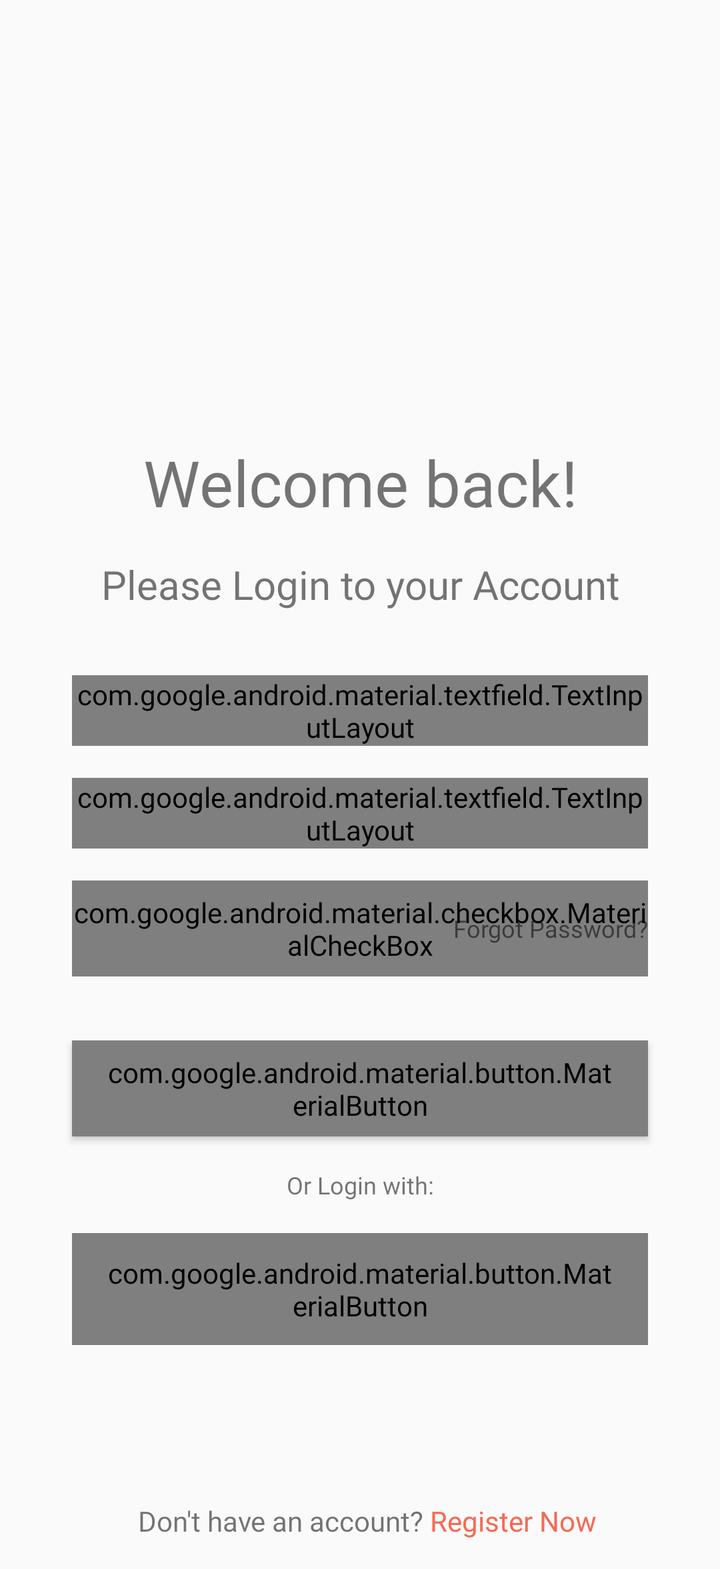
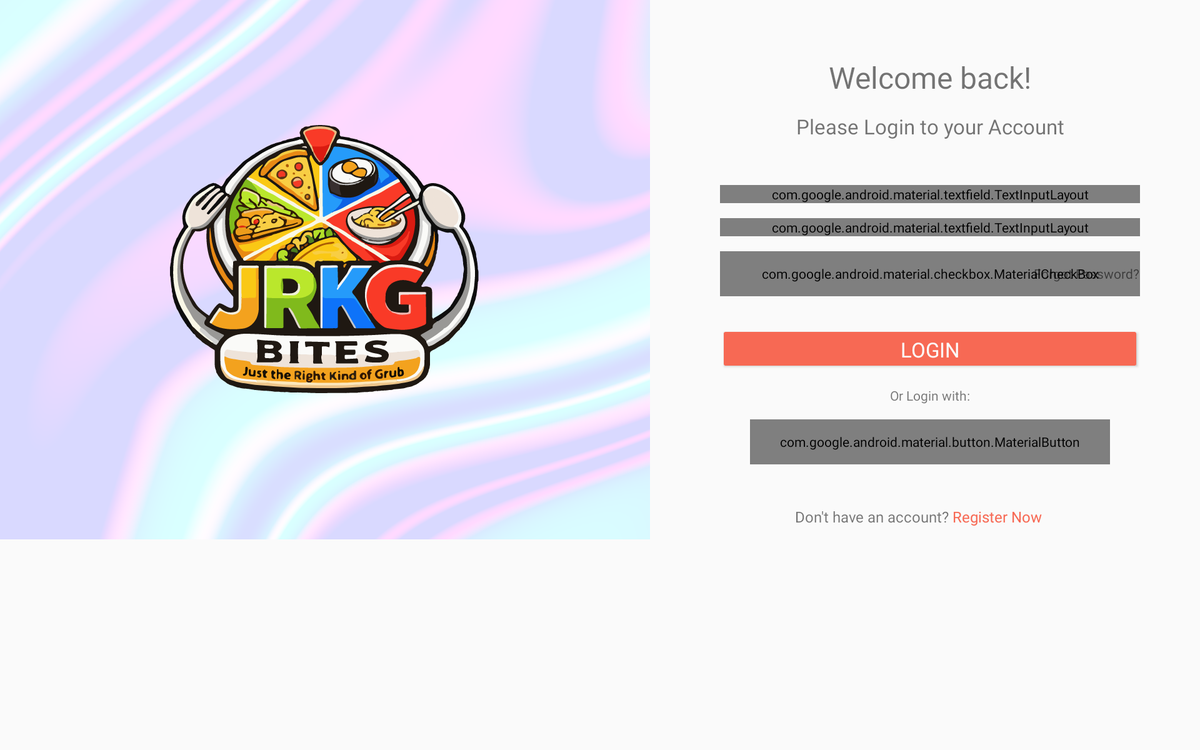

The same Android screen from two of the app's own layout files: first res/layout/ as a phone draws it, then the repository's variant for another configuration, drawn on a device whose configuration selects that folder. Both files follow.
<!-- AndroidManifest.xml: application theme Theme.JRKGBites -->
<!-- res/layout/fragment_login.xml -->
<?xml version="1.0" encoding="utf-8"?>
<ScrollView
    xmlns:android="http://schemas.android.com/apk/res/android"
    android:layout_width="match_parent"
    android:layout_height="match_parent">

<androidx.constraintlayout.widget.ConstraintLayout
    android:layout_width="match_parent"
    android:layout_height="wrap_content"
    xmlns:app="http://schemas.android.com/apk/res-auto"
    android:id="@+id/login">

    <androidx.constraintlayout.widget.Guideline
        android:id="@+id/guide_top"
        android:layout_width="wrap_content"
        android:layout_height="wrap_content"
        android:orientation="horizontal"
        app:layout_constraintGuide_percent="0.05" />

    <androidx.constraintlayout.widget.Guideline
        android:id="@+id/guide_start"
        android:layout_width="wrap_content"
        android:layout_height="wrap_content"
        android:orientation="vertical"
        app:layout_constraintGuide_percent="0.1" />

    <androidx.constraintlayout.widget.Guideline
        android:id="@+id/guide_end"
        android:layout_width="wrap_content"
        android:layout_height="wrap_content"
        android:orientation="vertical"
        app:layout_constraintGuide_percent="0.9" />

    <ImageView
        android:contentDescription="@string/imgDesc_Jrkgbites_logo"
        android:id="@+id/imgLogo"
        android:layout_width="200dp"
        android:layout_height="200dp"
        android:layout_marginTop="0dp"
        android:scaleType="centerCrop"
        android:src="@drawable/official_jrkgbites_nobg"
        app:layout_constraintEnd_toEndOf="@id/guide_end"
        app:layout_constraintStart_toStartOf="@id/guide_start"
        app:layout_constraintTop_toTopOf="@id/guide_top" />

    <TextView
        android:id="@+id/txtWelcomeDisplay"
        android:layout_width="match_parent"
        android:layout_height="wrap_content"
        app:layout_constraintTop_toBottomOf="@id/imgLogo"
        android:layout_marginTop="-20dp"
        android:textAlignment="center"
        android:textSize="@dimen/txt_display"
        android:text="@string/display_Login"
        >
    </TextView>

    <TextView
        android:id="@+id/txtLoginHeader"
        android:layout_width="match_parent"
        android:layout_height="wrap_content"
        app:layout_constraintTop_toBottomOf="@id/txtWelcomeDisplay"
        android:layout_marginTop="@dimen/spacing_standard"
        android:textAlignment="center"
        android:textSize="@dimen/txt_headline"
        android:text="@string/header_Login"
        >
    </TextView>

    <com.google.android.material.textfield.TextInputLayout
        android:id="@+id/tilEmail"
        android:layout_width="0dp"
        android:layout_height="wrap_content"
        android:layout_marginTop="@dimen/spacing_large"
        style="@style/InputRounded"
        app:layout_constraintTop_toBottomOf="@id/txtLoginHeader"
        app:layout_constraintStart_toStartOf="@id/guide_start"
        app:layout_constraintEnd_toEndOf="@id/guide_end">

        <com.google.android.material.textfield.TextInputEditText
            android:id="@+id/etEmail"
            android:layout_width="match_parent"
            android:layout_height="wrap_content"
            android:hint="@string/etHint_Email"
            android:textSize="@dimen/txt_subheading"
            android:inputType="textEmailAddress" />

    </com.google.android.material.textfield.TextInputLayout>


    <com.google.android.material.textfield.TextInputLayout
        android:id="@+id/tilPassword"
        android:layout_width="0dp"
        android:layout_height="wrap_content"
        android:layout_marginTop="@dimen/spacing_standard"
        style="@style/InputRounded"
        app:passwordToggleEnabled="true"
        app:layout_constraintTop_toBottomOf="@id/tilEmail"
        app:layout_constraintStart_toStartOf="@id/guide_start"
        app:layout_constraintEnd_toEndOf="@id/guide_end">

        <com.google.android.material.textfield.TextInputEditText
            android:id="@+id/etPassword"
            android:layout_width="match_parent"
            android:layout_height="wrap_content"
            android:hint="@string/etHint_Password"
            android:inputType="textPassword"
            android:textSize="@dimen/txt_subheading" />

    </com.google.android.material.textfield.TextInputLayout>

    <com.google.android.material.checkbox.MaterialCheckBox
        android:id="@+id/checkboxKeepMeLoggedIn"
        android:layout_width="0dp"
        android:layout_height="@dimen/touchtarget_min"
        android:gravity="center_vertical"
        app:layout_constraintTop_toBottomOf="@id/tilPassword"
        app:layout_constraintStart_toStartOf="@id/guide_start"
        app:layout_constraintEnd_toEndOf="@id/guide_end"
        style="@style/CheckBoxPrimary"
        android:layout_marginTop="@dimen/spacing_standard"
        android:textSize="@dimen/txt_label"
        android:text="@string/checkboxLabel_AutoLogin">

    </com.google.android.material.checkbox.MaterialCheckBox>

    <TextView
        android:id="@+id/txtForgotPassword"
        android:layout_width="0dp"
        android:layout_height="@dimen/touchtarget_min"
        android:gravity="center_vertical"
        app:layout_constraintTop_toBottomOf="@id/tilPassword"
        app:layout_constraintEnd_toEndOf="@id/guide_end"
        android:text="@string/linkLabel_ForgotPassword"
        android:layout_marginTop="@dimen/spacing_standard"
        android:textSize="@dimen/txt_label"/>


    <com.google.android.material.button.MaterialButton
        android:id="@+id/btnLogin"
        style="@style/ButtonPrimary"
        android:layout_width="0dp"
        android:text="@string/btnLabel_Login"
        android:layout_marginTop="@dimen/spacing_large"
        app:layout_constraintTop_toBottomOf="@id/txtForgotPassword"
        app:layout_constraintStart_toStartOf="@id/guide_start"
        app:layout_constraintEnd_toEndOf="@id/guide_end" />

    <TextView
        android:id="@+id/txtAltLogin"
        android:layout_width="match_parent"
        android:layout_height="wrap_content"
        app:layout_constraintTop_toBottomOf="@id/btnLogin"
        android:text="@string/lbl_AltLogin"
        android:textAlignment="center"
        android:layout_marginTop="@dimen/spacing_standard"
        android:textSize="@dimen/txt_label"/>

    <com.google.android.material.button.MaterialButton
        android:id="@+id/btnBioAuth"
        style="@style/ButtonOutlined"
        app:icon="@drawable/fingerprint_dialog_fp_icon"
        app:iconTint="@color/dark"
        android:layout_width="0dp"
        android:layout_height="@dimen/button_height"
        android:layout_marginTop="@dimen/spacing_standard"
        android:text="@string/btnLabel_BioAuth"
        app:layout_constraintTop_toBottomOf="@id/txtAltLogin"
        app:layout_constraintStart_toStartOf="@id/guide_start"
        app:layout_constraintEnd_toEndOf="@id/guide_end" />

    <TextView
        android:id="@+id/txtBeforeGotoRegister"
        android:layout_width="0dp"
        android:layout_height="@dimen/touchtarget_min"
        app:layout_constraintBottom_toBottomOf="@id/txtGotoRegister"
        app:layout_constraintStart_toStartOf="parent"
        app:layout_constraintEnd_toStartOf="@id/txtGotoRegister"
        android:text="@string/lbl_BeforeGoToRegister"
        android:gravity="center_vertical|end"
        android:textSize="@dimen/txt_body"/>

    <TextView
        android:id="@+id/txtGotoRegister"
        android:layout_width="wrap_content"
        android:layout_height="@dimen/touchtarget_min"
        app:layout_constraintTop_toBottomOf="@id/btnBioAuth"
        app:layout_constraintStart_toStartOf="parent"
        app:layout_constraintEnd_toEndOf="parent"
        android:text="@string/linkLabel_GoToRegister"
        android:textColor="@color/primary"
        android:gravity="center_vertical"
        android:layout_marginBottom="@dimen/spacing_large"
        android:layout_marginEnd="-150dp"
        android:layout_marginTop="@dimen/spacing_huge"
        android:textSize="@dimen/txt_body"/>

</androidx.constraintlayout.widget.ConstraintLayout>

</ScrollView>
<!-- resources referenced by this layout -->
<resources>
  <color name="dark">#503730</color>
  <color name="primary">#F76954</color>
  <dimen name="button_height">56dp</dimen>
  <dimen name="spacing_huge">64dp</dimen>
  <dimen name="spacing_large">32dp</dimen>
  <dimen name="spacing_standard">16dp</dimen>
  <dimen name="touchtarget_min">48dp</dimen>
  <dimen name="txt_body">14sp</dimen>
  <dimen name="txt_display">32sp</dimen>
  <dimen name="txt_headline">20sp</dimen>
  <dimen name="txt_label">12sp</dimen>
  <dimen name="txt_subheading">16sp</dimen>
  <string name="btnLabel_BioAuth">"   Biometric Authentication"</string>
  <string name="btnLabel_Login">Login</string>
  <string name="checkboxLabel_AutoLogin">Keep me logged in</string>
  <string name="display_Login">Welcome back!</string>
  <string name="etHint_Email">Email</string>
  <string name="etHint_Password">Password</string>
  <string name="header_Login">Please Login to your Account</string>
  <string name="imgDesc_Jrkgbites_logo">JRKGbites logo</string>
  <string name="lbl_AltLogin">Or Login with:</string>
  <string name="lbl_BeforeGoToRegister">Don\'t have an account?</string>
  <string name="linkLabel_ForgotPassword">Forgot Password?</string>
  <string name="linkLabel_GoToRegister">" Register Now"</string>
  <style name="ButtonOutlined" parent="Widget.MaterialComponents.Button.OutlinedButton">
          <item name="strokeColor">@color/primary</item>
          <item name="strokeWidth">2dp</item>
          <item name="cornerRadius">12dp</item>
          <item name="android:textColor">@color/dark_grey</item>
      </style>
  <style name="ButtonPrimary" parent="Widget.MaterialComponents.Button">
          <item name="android:layout_height">@dimen/touchtarget_min</item>
          <item name="android:insetTop">0dp</item>
          <item name="android:insetBottom">0dp</item>
          <item name="backgroundTint">@color/primary</item>
          <item name="android:textColor">@color/light</item>
          <item name="android:textSize">@dimen/txt_headline</item>
          <item name="cornerRadius">8dp</item>
          <item name="rippleColor">@color/white</item>
      </style>
  <style name="CheckBoxPrimary" parent="Widget.MaterialComponents.CompoundButton.CheckBox">
          <item name="android:buttonTint">@color/primary</item>
      </style>
  <style name="InputRounded" parent="Widget.MaterialComponents.TextInputLayout.OutlinedBox">
          <item name="boxCornerRadiusBottomEnd">12dp</item>
          <item name="boxCornerRadiusBottomStart">12dp</item>
          <item name="boxCornerRadiusTopEnd">12dp</item>
          <item name="boxCornerRadiusTopStart">12dp</item>
  
          <item name="boxStrokeColor">@color/dark_grey</item>
          <item name="boxStrokeWidth">1dp</item>
          <item name="boxStrokeWidthFocused">2dp</item>
  
          <item name="android:layout_height">@dimen/touchtarget_min</item>
  
          <item name="hintTextColor">@color/dark_grey</item>
          <item name="android:textColorHint">@color/dark_grey</item>
      </style>
  <style name="Theme.JRKGBites" parent="android:Theme.Material.Light.NoActionBar">
          <item name="android:fontFamily">@font/nunitosans_regular</item>
          <item name="fontFamily">@font/nunitosans_regular</item>
      </style>
  <color name="light">#FCFBFB</color>
  <color name="white">#FFFFFFFF</color>
</resources>
<!-- res/layout-sw720dp-land/fragment_login.xml (the repository's variant of the layout above) -->
<!-- drawn on a large tablet held sideways -->
<?xml version="1.0" encoding="utf-8"?>
<ScrollView
    xmlns:android="http://schemas.android.com/apk/res/android"
    android:layout_width="match_parent"
    android:layout_height="match_parent">

<androidx.constraintlayout.widget.ConstraintLayout
    android:layout_width="match_parent"
    android:layout_height="wrap_content"
    xmlns:app="http://schemas.android.com/apk/res-auto"
    android:id="@+id/login">

    <androidx.constraintlayout.widget.Guideline
        android:id="@+id/guide_top"
        android:layout_width="wrap_content"
        android:layout_height="wrap_content"
        android:orientation="horizontal"
        app:layout_constraintGuide_percent="0.05" />

    <androidx.constraintlayout.widget.Guideline
        android:id="@+id/guide_start"
        android:layout_width="wrap_content"
        android:layout_height="wrap_content"
        android:orientation="vertical"
        app:layout_constraintGuide_percent="0.60" />

    <androidx.constraintlayout.widget.Guideline
        android:id="@+id/guide_end"
        android:layout_width="wrap_content"
        android:layout_height="wrap_content"
        android:orientation="vertical"
        app:layout_constraintGuide_percent="0.95" />

    <androidx.constraintlayout.widget.Guideline
        android:id="@+id/guide_horizontalMid"
        android:layout_width="wrap_content"
        android:layout_height="wrap_content"
        android:orientation="horizontal"
        app:layout_constraintGuide_percent="0.5" />

    <ImageView
        android:contentDescription="@string/imgDesc_LoginLandBg"
        android:id="@+id/imgLogoBg"
        android:layout_width="0dp"
        android:layout_height="0dp"
        app:layout_constraintWidth_percent="0.6"
        app:layout_constraintHeight_percent="1"
        android:layout_marginEnd="150dp"
        android:scaleType="centerCrop"
        android:src="@drawable/holographic"
        app:layout_constraintEnd_toEndOf="@id/guide_start"
        app:layout_constraintStart_toStartOf="parent"
        app:layout_constraintTop_toTopOf="@id/guide_horizontalMid"
        app:layout_constraintBottom_toBottomOf="@id/guide_horizontalMid"/>
    

    <ImageView
        android:contentDescription="@string/imgDesc_Jrkgbites_logo"
        android:id="@+id/imgLogo"
        android:layout_width="0dp"
        android:layout_height="500dp"
        app:layout_constraintWidth_percent="0.3"
        app:layout_constraintHeight_percent="0.5"
        android:scaleType="centerCrop"
        android:src="@drawable/jrkg_logo_svg"
        app:layout_constraintEnd_toEndOf="@id/imgLogoBg"
        app:layout_constraintStart_toStartOf="parent"
        app:layout_constraintTop_toTopOf="@id/guide_horizontalMid"
        app:layout_constraintBottom_toBottomOf="@id/guide_horizontalMid"/>

    <TextView
        android:id="@+id/txtWelcomeDisplay"
        android:layout_width="0dp"
        android:layout_height="wrap_content"
        app:layout_constraintTop_toBottomOf="@id/guide_top"
        app:layout_constraintStart_toStartOf="@id/guide_start"
        app:layout_constraintEnd_toEndOf="@id/guide_end"
        android:layout_marginTop="@dimen/spacing_large"
        android:textAlignment="center"
        android:textSize="@dimen/txt_display"
        android:text="@string/display_Login"
        >
    </TextView>

    <TextView
        android:id="@+id/txtLoginHeader"
        android:layout_width="0dp"
        android:layout_height="wrap_content"
        app:layout_constraintStart_toStartOf="@id/guide_start"
        app:layout_constraintEnd_toEndOf="@id/guide_end"
        app:layout_constraintTop_toBottomOf="@id/txtWelcomeDisplay"
        android:layout_marginTop="@dimen/spacing_standard"
        android:textAlignment="center"
        android:textSize="@dimen/txt_headline"
        android:text="@string/header_Login"
        >
    </TextView>

    <com.google.android.material.textfield.TextInputLayout
        android:id="@+id/tilEmail"
        android:layout_width="0dp"
        android:layout_height="wrap_content"
        android:layout_marginTop="@dimen/spacing_huge"
        style="@style/InputRounded"
        app:layout_constraintTop_toBottomOf="@id/txtLoginHeader"
        app:layout_constraintStart_toStartOf="@id/guide_start"
        app:layout_constraintEnd_toEndOf="@id/guide_end">

        <com.google.android.material.textfield.TextInputEditText
            android:id="@+id/etEmail"
            android:layout_width="match_parent"
            android:layout_height="wrap_content"
            android:hint="@string/etHint_Email"
            android:textSize="@dimen/txt_subheading"
            android:inputType="textEmailAddress" />

    </com.google.android.material.textfield.TextInputLayout>


    <com.google.android.material.textfield.TextInputLayout
        android:id="@+id/tilPassword"
        android:layout_width="0dp"
        android:layout_height="wrap_content"
        android:layout_marginTop="@dimen/spacing_standard"
        style="@style/InputRounded"
        app:passwordToggleEnabled="true"
        app:layout_constraintTop_toBottomOf="@id/tilEmail"
        app:layout_constraintStart_toStartOf="@id/guide_start"
        app:layout_constraintEnd_toEndOf="@id/guide_end">

        <com.google.android.material.textfield.TextInputEditText
            android:id="@+id/etPassword"
            android:layout_width="match_parent"
            android:layout_height="wrap_content"
            android:hint="@string/etHint_Password"
            android:inputType="textPassword"
            android:textSize="@dimen/txt_subheading" />

    </com.google.android.material.textfield.TextInputLayout>

    <com.google.android.material.checkbox.MaterialCheckBox
        android:id="@+id/checkboxKeepMeLoggedIn"
        android:layout_width="0dp"
        android:layout_height="@dimen/touchtarget_min"
        android:gravity="center_vertical"
        app:layout_constraintTop_toBottomOf="@id/tilPassword"
        app:layout_constraintStart_toStartOf="@id/guide_start"
        app:layout_constraintEnd_toEndOf="@id/guide_end"
        style="@style/CheckBoxPrimary"
        android:layout_marginTop="@dimen/spacing_standard"
        android:textSize="@dimen/txt_label"
        android:text="@string/checkboxLabel_AutoLogin">
    </com.google.android.material.checkbox.MaterialCheckBox>

    <TextView
        android:id="@+id/txtForgotPassword"
        android:layout_width="0dp"
        android:layout_height="@dimen/touchtarget_min"
        android:gravity="center_vertical"
        app:layout_constraintTop_toBottomOf="@id/tilPassword"
        app:layout_constraintEnd_toEndOf="@id/guide_end"
        android:text="@string/linkLabel_ForgotPassword"
        android:layout_marginTop="@dimen/spacing_standard"
        android:textSize="@dimen/txt_label"/>


    <Button
        android:id="@+id/btnLogin"
        android:layout_width="0dp"
        android:layout_height="@dimen/button_height"
        android:text="@string/btnLabel_Login"
        android:textSize="@dimen/txt_headline"
        app:layout_constraintTop_toBottomOf="@id/txtForgotPassword"
        app:layout_constraintStart_toStartOf="@id/guide_start"
        app:layout_constraintEnd_toEndOf="@id/guide_end"
        android:layout_marginTop="@dimen/spacing_large"
        android:backgroundTint="@color/primary"
        android:textColor="@color/light" />

    <TextView
        android:id="@+id/txtAltLogin"
        android:layout_width="0dp"
        android:layout_height="wrap_content"
        app:layout_constraintStart_toStartOf="@id/guide_start"
        app:layout_constraintEnd_toEndOf="@id/guide_end"
        app:layout_constraintTop_toBottomOf="@id/btnLogin"
        android:text="@string/lbl_AltLogin"
        android:textAlignment="center"
        android:layout_marginTop="@dimen/spacing_standard"
        android:textSize="@dimen/txt_label"/>

    <com.google.android.material.button.MaterialButton
        android:id="@+id/btnBioAuth"
        style="@style/ButtonOutlined"
        app:icon="@drawable/fingerprint_dialog_fp_icon"
        app:iconTint="@color/dark"
        app:iconGravity="textStart"
        android:layout_width="0dp"
        android:layout_height="@dimen/button_height"
        android:layout_marginTop="@dimen/spacing_standard"
        android:layout_marginHorizontal="@dimen/spacing_large"
        android:text="@string/btnLabel_BioAuth"
        app:layout_constraintTop_toBottomOf="@id/txtAltLogin"
        app:layout_constraintStart_toStartOf="@id/guide_start"
        app:layout_constraintEnd_toEndOf="@id/guide_end" />

    <TextView
        android:id="@+id/txtBeforeGotoRegister"
        android:layout_width="0dp"
        android:layout_height="@dimen/touchtarget_min"
        app:layout_constraintBottom_toBottomOf="@id/txtGotoRegister"
        app:layout_constraintStart_toStartOf="@id/guide_start"
        app:layout_constraintEnd_toStartOf="@id/txtGotoRegister"
        android:text="@string/lbl_BeforeGoToRegister"
        android:gravity="center_vertical|end"
        android:textSize="@dimen/txt_body"/>

    <TextView
        android:id="@+id/txtGotoRegister"
        android:layout_width="wrap_content"
        android:layout_height="@dimen/touchtarget_min"
        app:layout_constraintTop_toBottomOf="@id/btnBioAuth"
        app:layout_constraintStart_toStartOf="@id/guide_start"
        app:layout_constraintEnd_toEndOf="@id/guide_end"
        android:text="@string/linkLabel_GoToRegister"
        android:textColor="@color/primary"
        android:gravity="center_vertical"
        android:layout_marginTop="@dimen/spacing_large"
        android:layout_marginEnd="-140dp"
        android:textSize="@dimen/txt_body"/>

</androidx.constraintlayout.widget.ConstraintLayout>

</ScrollView>
<!-- resources referenced by the variant -->
<!-- as a large tablet held sideways resolves them -->
<resources>
  <color name="dark">#503730</color>
  <color name="light">#FCFBFB</color>
  <color name="primary">#F76954</color>
  <!-- from res/values-sw600dp/ -->
  <dimen name="button_height">48dp</dimen>
  <!-- from res/values-sw600dp/ -->
  <dimen name="spacing_huge">48dp</dimen>
  <!-- from res/values-sw600dp/ -->
  <dimen name="spacing_large">32dp</dimen>
  <!-- from res/values-sw600dp/ -->
  <dimen name="spacing_standard">16dp</dimen>
  <dimen name="touchtarget_min">48dp</dimen>
  <!-- from res/values-sw600dp/ -->
  <dimen name="txt_body">16sp</dimen>
  <!-- from res/values-sw600dp/ -->
  <dimen name="txt_display">32sp</dimen>
  <!-- from res/values-sw600dp/ -->
  <dimen name="txt_headline">22sp</dimen>
  <!-- from res/values-sw600dp/ -->
  <dimen name="txt_label">14sp</dimen>
  <!-- from res/values-sw600dp/ -->
  <dimen name="txt_subheading">18sp</dimen>
  <!-- drawable holographic: webp bitmap (drawable, 711196 bytes) -->
  <!-- drawable jrkg_logo_svg: vector/xml drawable (drawable, 185582 chars, omitted) -->
  <string name="btnLabel_BioAuth">"   Biometric Authentication"</string>
  <string name="btnLabel_Login">Login</string>
  <string name="checkboxLabel_AutoLogin">Keep me logged in</string>
  <string name="display_Login">Welcome back!</string>
  <string name="etHint_Email">Email</string>
  <string name="etHint_Password">Password</string>
  <string name="header_Login">Please Login to your Account</string>
  <string name="imgDesc_Jrkgbites_logo">JRKGbites logo</string>
  <string name="imgDesc_LoginLandBg">holographic image background</string>
  <string name="lbl_AltLogin">Or Login with:</string>
  <string name="lbl_BeforeGoToRegister">Don\'t have an account?</string>
  <string name="linkLabel_ForgotPassword">Forgot Password?</string>
  <string name="linkLabel_GoToRegister">" Register Now"</string>
  <style name="ButtonOutlined" parent="Widget.MaterialComponents.Button.OutlinedButton">
          <item name="strokeColor">@color/primary</item>
          <item name="strokeWidth">2dp</item>
          <item name="cornerRadius">12dp</item>
          <item name="android:textColor">@color/dark_grey</item>
      </style>
  <style name="CheckBoxPrimary" parent="Widget.MaterialComponents.CompoundButton.CheckBox">
          <item name="android:buttonTint">@color/primary</item>
      </style>
  <style name="InputRounded" parent="Widget.MaterialComponents.TextInputLayout.OutlinedBox">
          <item name="boxCornerRadiusBottomEnd">12dp</item>
          <item name="boxCornerRadiusBottomStart">12dp</item>
          <item name="boxCornerRadiusTopEnd">12dp</item>
          <item name="boxCornerRadiusTopStart">12dp</item>
  
          <item name="boxStrokeColor">@color/dark_grey</item>
          <item name="boxStrokeWidth">1dp</item>
          <item name="boxStrokeWidthFocused">2dp</item>
  
          <item name="android:layout_height">@dimen/touchtarget_min</item>
  
          <item name="hintTextColor">@color/dark_grey</item>
          <item name="android:textColorHint">@color/dark_grey</item>
      </style>
  <style name="Theme.JRKGBites" parent="android:Theme.Material.Light.NoActionBar">
          <item name="android:fontFamily">@font/nunitosans_regular</item>
          <item name="fontFamily">@font/nunitosans_regular</item>
      </style>
</resources>
